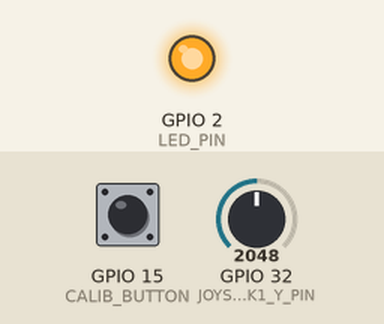
A sketch run on a simulated ESP32. On the bench: output pins drawn as LEDs (lit = HIGH). The test bench sets the inputs (shaded band); at power-on: GPIO 15 (CALIB_BUTTON) HIGH, GPIO 32 (JOYSTICK1_Y_PIN) = 2048. EEPROM starts erased; what the sketch prints to the serial monitor is not drawn.

Above: at 1.2 s.
1.3 s: GPIO 15 (CALIB_BUTTON) pulled LOW for 0.15 s
Timing chart, 0 to 4.3 s (numbered marks = the images above; inputs shaded):
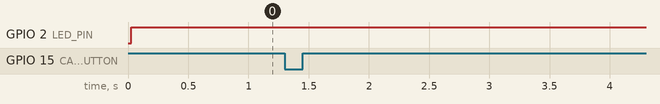

The sketch:

test_JOYSTIK.ino
```cpp
#include <esp_now.h>
#include <WiFi.h>
#include <EEPROM.h>

// Конфигурация пинов
const int JOYSTICK1_Y_PIN = 32;
const int JOYSTICK1_X_PIN = 33;
const int JOYSTICK2_Y_PIN = 34;
const int JOYSTICK2_X_PIN = 35;
const int LED_PIN = 2;
const int CALIB_BUTTON = 15;

// Настройки ESP-NOW
uint8_t broadcastAddress[] = {0xFF, 0xFF, 0xFF, 0xFF, 0xFF, 0xFF};
const uint8_t ENCRYPT_KEY[] = {0x01, 0x02, 0x03, 0x04, 0x05, 0x06, 0x07, 0x08,
                              0x09, 0x0A, 0x0B, 0x0C, 0x0D, 0x0E, 0x0F, 0x10};

// Структура данных
#pragma pack(push, 1)
typedef struct ControlData {
  uint16_t joy1Y;
  uint16_t joy1X;
  uint16_t joy2Y;
  uint16_t joy2X;
  uint32_t packet_id = 0;
  uint8_t checksum = 0;
} ControlData;
#pragma pack(pop)

ControlData controlData;
bool peer_connected = false;
uint32_t last_ack_time = 0;
const uint32_t CONNECTION_TIMEOUT = 500;

// Калибровка
typedef struct CalibrationData {
  uint16_t joy1Y_min = 0;
  uint16_t joy1Y_max = 4095;
  // ... другие калибровочные значения
} CalibrationData;

CalibrationData calib;

void setup() {
  Serial.begin(115200);
  pinMode(LED_PIN, OUTPUT);
  pinMode(CALIB_BUTTON, INPUT_PULLUP);
  WiFi.mode(WIFI_STA);

  // Инициализация EEPROM
  EEPROM.begin(sizeof(CalibrationData));
  loadCalibration();

  // Инициализация ESP-NOW
  if (esp_now_init() != ESP_OK) {
    Serial.println("ESP-NOW init failed");
    while(1) digitalWrite(LED_PIN, !digitalRead(LED_PIN));
  }

  // Настройка шифрования
  esp_now_set_pmk((uint8_t *)ENCRYPT_KEY);

  // Регистрация пира
  esp_now_peer_info_t peerInfo;
  memset(&peerInfo, 0, sizeof(peerInfo));
  memcpy(peerInfo.peer_addr, broadcastAddress, 6);
  peerInfo.channel = 0;
  peerInfo.encrypt = true;
  memcpy(peerInfo.lmk, ENCRYPT_KEY, 16);

  if (esp_now_add_peer(&peerInfo) != ESP_OK) {
    Serial.println("Failed to add peer");
    return;
  }

  // Регистрация callback
  esp_now_register_send_cb([](const uint8_t *mac, esp_now_send_status_t status) {
    peer_connected = (status == ESP_NOW_SEND_SUCCESS);
    last_ack_time = millis();
  });

  Serial.println("Transmitter Ready");
}

void loop() {
  static uint32_t last_send = 0;

  // Калибровка по кнопке
  if(digitalRead(CALIB_BUTTON) == LOW) {
    calibrateJoysticks();
  }

  // Чтение и калибровка значений
  controlData.joy1Y = calibrateValue(analogRead(JOYSTICK1_Y_PIN), calib.joy1Y_min, calib.joy1Y_max);
  // ... остальные оси

  // Управление светодиодом связи
  digitalWrite(LED_PIN, peer_connected);

  // Проверка таймаута соединения
  if(millis() - last_ack_time > CONNECTION_TIMEOUT) {
    peer_connected = false;
    Serial.println("Connection lost!");
  }

  // Отправка данных (20 мс интервал)
  if(millis() - last_send >= 20) {
    last_send = millis();

    // Подготовка пакета
    controlData.packet_id++;
    controlData.checksum = calculateChecksum(&controlData, sizeof(controlData)-1);

    esp_err_t result = esp_now_send(broadcastAddress,
                                  (uint8_t *)&controlData,
                                  sizeof(controlData));

    if(result != ESP_OK) {
      Serial.println("Send error");
    }
  }

  delay(1);
}

// Функции калибровки и безопасности
void calibrateJoysticks() {
  Serial.println("Starting calibration...");
  // Реализация калибровки
  // ...
  saveCalibration();
}

uint16_t calibrateValue(uint16_t raw, uint16_t min_val, uint16_t max_val) {
  return constrain(map(raw, min_val, max_val, 0, 4095), 0, 4095);
}

uint8_t calculateChecksum(void* data, size_t len) {
  uint8_t* bytes = (uint8_t*)data;
  uint8_t sum = 0;
  for(size_t i=0; i<len; i++) sum ^= bytes[i];
  return sum;
}

void loadCalibration() {
  EEPROM.get(0, calib);
}

void saveCalibration() {
  EEPROM.put(0, calib);
  EEPROM.commit();
}
```

Measured:
- after the input at 1.3 s, every drawn part: stays the same
